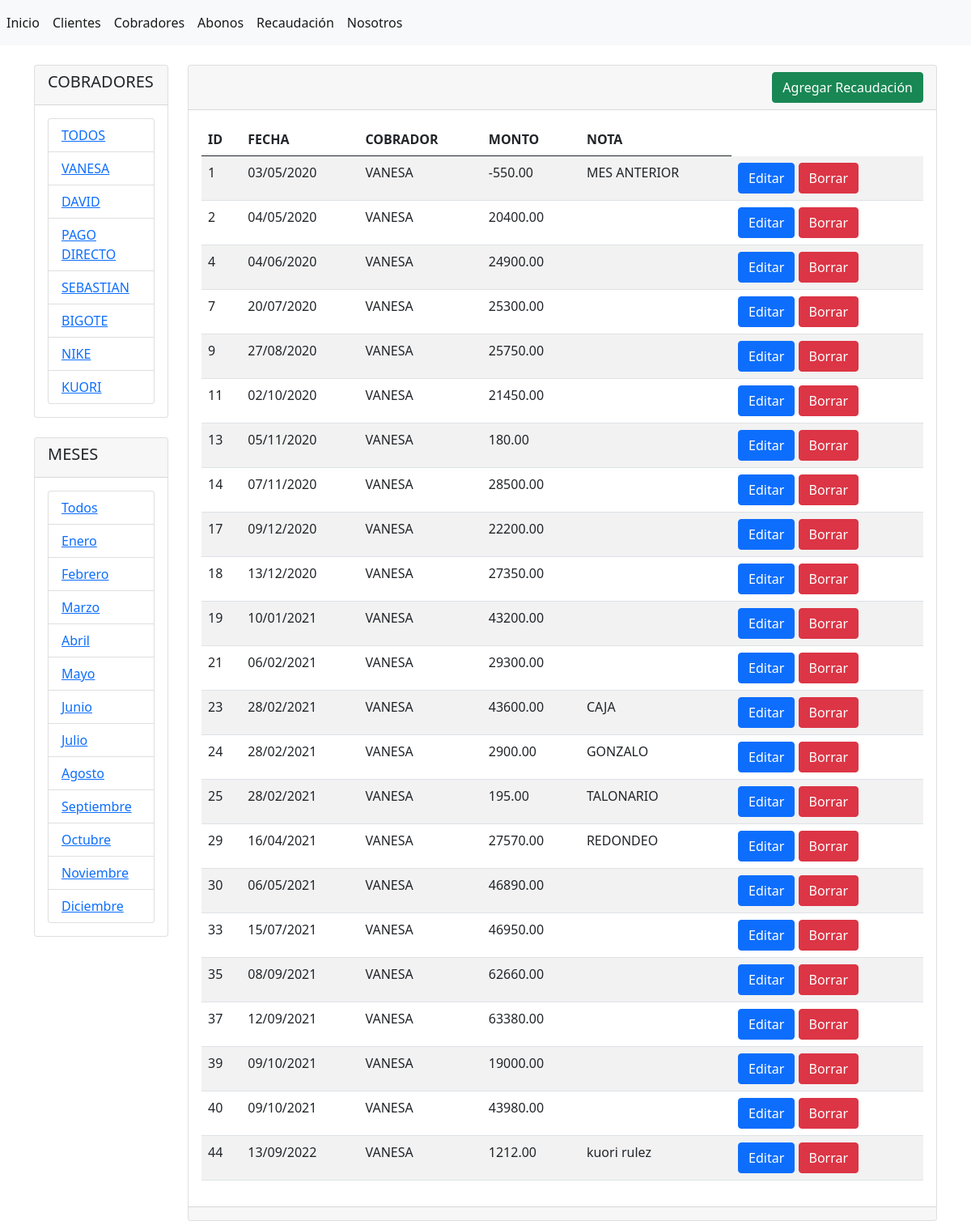
Before: /recaudaciones/?query_cobrador=1 with the older database file.
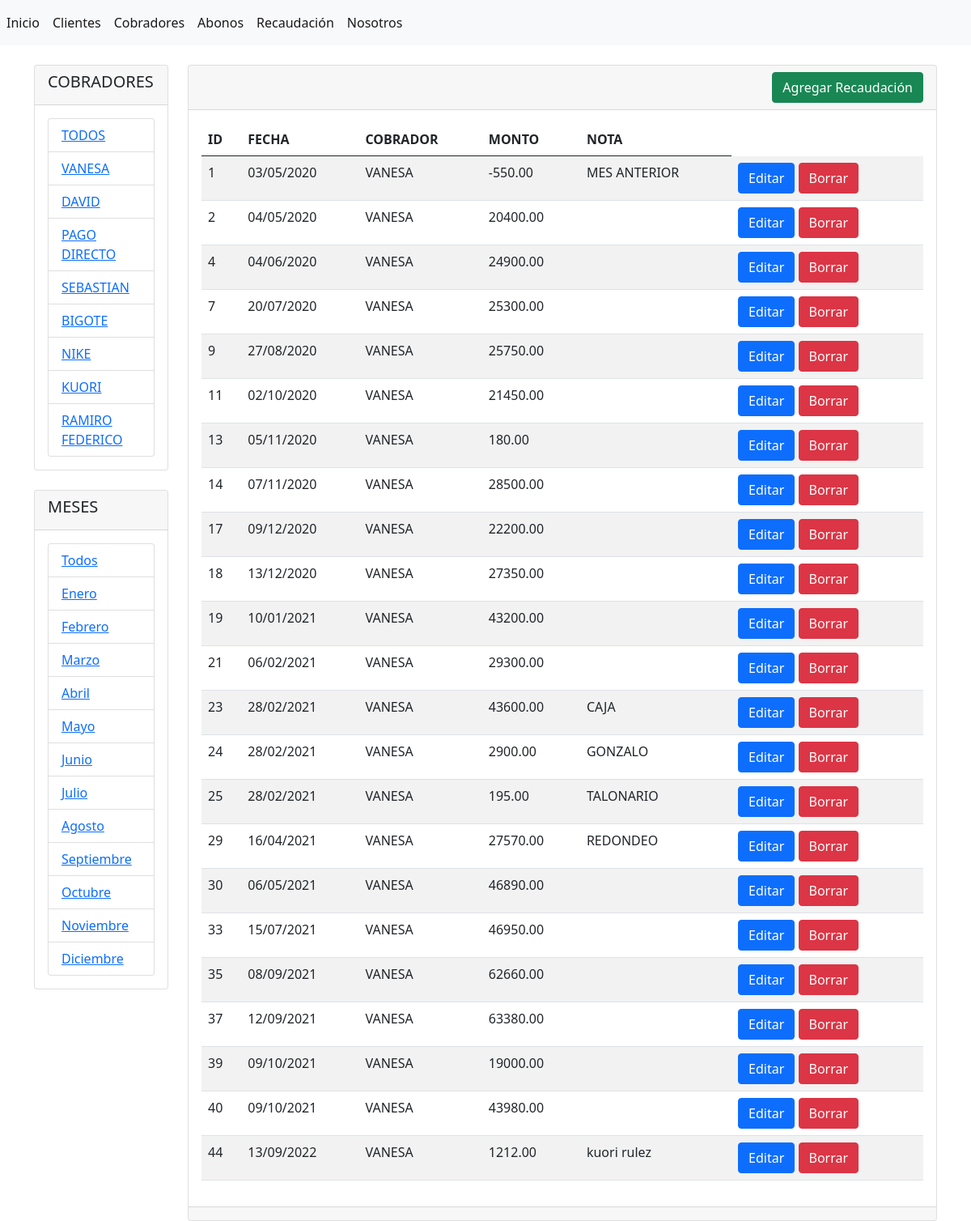
After: the same page with the newer database file.
### abonos/models.py (models this page shows, shortened)
class Cobrador(models.Model):
    nombre = models.CharField(max_length=45, verbose_name="nombre")
    creado = models.DateTimeField(auto_now_add=True)
    modificado = models.DateTimeField(auto_now=True)
    activo = models.BooleanField(default=True, verbose_name="activo")
    usuario = models.ForeignKey(User,null=True, on_delete=SET_NULL)

class Recaudacion(models.Model):
    cobrador = models.ForeignKey(
        'Cobrador',
        blank=False,
        null=True,
        on_delete=SET_NULL
        )
    fecha = models.DateField(
        blank=True,
        null=True,
        verbose_name="fecha"
        )
    monto = models.DecimalField(
        max_digits=10,
        decimal_places=2,
        default=0.00,
        verbose_name="monto"
        )
    nota = models.CharField(
        max_length=100,
        blank=True,
        verbose_name="nota"
        )

### abonos/views.py (the view)
# urls.py: path('recaudaciones/', views.recaudaciones, name='recaudaciones'),
def recaudaciones(request):
    if request.GET.get('query_cobrador') != None:
        query_cobrador = request.GET.get('query_cobrador')
        recaudaciones = Recaudacion.objects.filter(cobrador__id=query_cobrador)
    if request.GET.get('query_mes') != None:
        query_mes = request.GET.get('query_mes')
        recaudaciones = Recaudacion.objects.filter(fecha__month=query_mes)
    if request.GET.get('query_cobrador') == None and request.GET.get('query_mes') == None:
        recaudaciones = Recaudacion.objects.all()
    cobradores = Cobrador.objects.all()
    return render(request, 'recaudaciones/index.html', {'recaudaciones': recaudaciones,
    'cobradores': cobradores
    })

### abonos/templates/recaudaciones/index.html (shortened to what this page needs)
{% extends "base.html" %}
{% block sidebar %}
<div class="card">
    <div class="card-header">
        <h5>COBRADORES</h5>
    </div>
    <div class="card-body">
        <div class="list-group">
            <li class="list-group-item"><a href="{% url 'recaudaciones' %}">TODOS</a></li>
            {% for cobrador in cobradores %}
            <li class="list-group-item"><a href="{% url 'recaudaciones' %}?query_cobrador={{cobrador.id}}">{{ cobrador.nombre }}</a></li>
            {% endfor %}
        </div>
    </div>
</div>
<br>
<div class="card">
    <div class="card-header">
        <h5>MESES</h5>
    </div>
    <div class="card-body">
        <div class="list-group">
            <li class="list-group-item"><a href="{% url 'recaudaciones' %}">Todos</a></li>
            <li class="list-group-item"><a href="{% url 'recaudaciones' %}?query_mes=01">Enero</a></li>
            <li class="list-group-item"><a href="{% url 'recaudaciones' %}?query_mes=02">Febrero</a></li>
            <li class="list-group-item"><a href="{% url 'recaudaciones' %}?query_mes=03">Marzo</a></li>
            <li class="list-group-item"><a href="{% url 'recaudaciones' %}?query_mes=04">Abril</a></li>
            <li class="list-group-item"><a href="{% url 'recaudaciones' %}?query_mes=05">Mayo</a></li>
            <li class="list-group-item"><a href="{% url 'recaudaciones' %}?query_mes=06">Junio</a></li>
            <li class="list-group-item"><a href="{% url 'recaudaciones' %}?query_mes=07">Julio</a></li>
            <li class="list-group-item"><a href="{% url 'recaudaciones' %}?query_mes=08">Agosto</a></li>
            <li class="list-group-item"><a href="{% url 'recaudaciones' %}?query_mes=09">Septiembre</a></li>
            <li class="list-group-item"><a href="{% url 'recaudaciones' %}?query_mes=10">Octubre</a></li>
            <li class="list-group-item"><a href="{% url 'recaudaciones' %}?query_mes=11">Noviembre</a></li>
            <li class="list-group-item"><a href="{% url 'recaudaciones' %}?query_mes=12">Diciembre</a></li>
        </div>
    </div>
</div>
{% endblock %}
{% block contenido %}
<div class="card">
    <div class="card-header d-flex justify-content-end">
        <a name="" id="" class="btn btn-success" href="{% url 'agregar_recaudacion' %}" role="button">Agregar Recaudación</a>
    </div>
    <div class="card-body">
        <table class="table table-striped table-hover">
            <thead>
                <tr>
                    <th>ID</th>
                    <th>FECHA</th>
                    <th>COBRADOR</th>
                    <th>MONTO</th>
                    <th>NOTA</th>
                </tr>
            </thead>
            <tbody>
                {% for recaudacion in recaudaciones %}
                <tr>
                    <td>{{ recaudacion.id }}</td>
                    <td>{{ recaudacion.fecha|date:"d/m/Y" }}</td>
                    <td>{{ recaudacion.cobrador.nombre }}</td>
                    <td>{{ recaudacion.monto }}</td>
                    <td>{{ recaudacion.nota }}</td>
                    <td><a name="" id="" class="btn btn-primary" href="{% url 'editar_recaudacion' recaudacion.id%}" role="button">Editar</a>
                        <a name="" id="" class="btn btn-danger" href="{% url 'eliminar_recaudacion' recaudacion.id %}" role="button">Borrar</a></td>
                </tr>
                {% endfor %}
            </tbody>
        </table>
    </div>
    <div class="card-footer text-muted">
    </div>
</div>
{% endblock %}

Changed rows visible on the page:
added Cobrador: nombre "RAMIRO FEDERICO"
